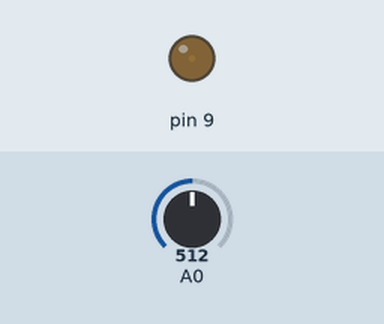
Recording of a sketch running on a simulated Arduino Uno, built with avr-gcc and run on an emulated ATmega328P. Shown: output pins drawn as LEDs (lit = HIGH). The inputs (shaded band) are chosen by the test bench; at power-on: A0 = 512. What the sketch prints to the serial monitor is not drawn.

Above: at 6.2 s.
6.3 s: A0 set to 716
At 7.4 s:
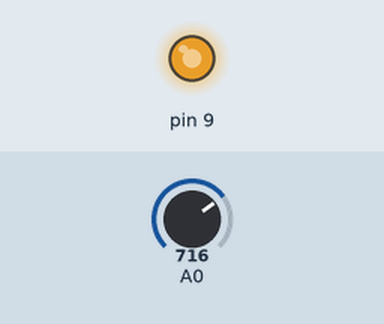
Timing chart, 0 to 9.3 s (numbered marks = the images above; inputs shaded):
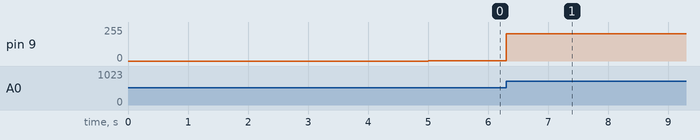

Measured:
- after the input at 6.3 s, pin 9: 2/255 → 206/255 at once

The sketch:

Flexible.pde
```cpp
/**
 * Exemple d'utilisation d'un capteur flexible
 * de type "Spectra Symbol"
 *
 * Test 1 : faire tourner un moteur
 *
 */

// la valeur minimale qu'il faudra retrancher pour avoir une gamme raisonnable
int zero = 0;

void setup()
{
  // Entrée analogique pour le capteur
  pinMode(14,INPUT); // 14 = analog 0
  // Sortie numérique pour le moteur
  pinMode(9,OUTPUT);

  // Initialisation de la liaison série (vitesse en paramètre)
  Serial.begin(9600);
  Serial.println("Init : ne pas toucher pendant 5s");

  // Moyenne sur 10 échantillons
  for (int i = 0; i < 10; i++) {
    // division par le nombre d'échantillons
    zero += analogRead(0)/10;
    delay(500);
  }
  //
  Serial.print("Zero = ");
  Serial.println(zero);
}

void loop()
{
  // Affichage de la valeur reçue
  //Serial.println(analogRead(0));

  // Génération d'un PWM sur la patte 9
  // connecté à la borne + d'un petit moteur
  // la borne - est à la masse
  analogWrite(9,analogRead(0)-zero);

  // Pause pour laisser le temps de visualisation
  // delay(100);
}
```
